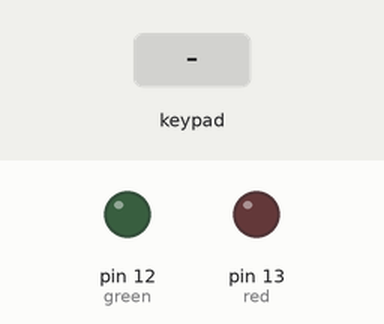
Simulated run of this sketch. Board: Arduino Uno, built with avr-gcc and run on an emulated ATmega328P. Parts: output pins drawn as LEDs (lit = HIGH). The test bench sets the inputs (shaded band).

Above: at 1.2 s.
1.3 s: keypad keys 1 2 3 4 * pressed 0.4 s apart
At 3.2 s:
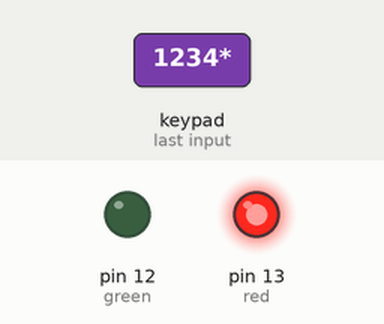
6.3 s: keypad keys 1 2 3 4 * pressed 0.4 s apart
At 9.3 s:
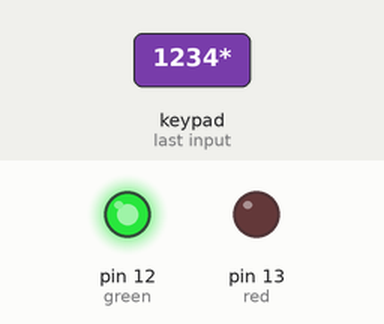
Timing chart, 0 to 11.4 s (numbered marks = the images above; inputs shaded):
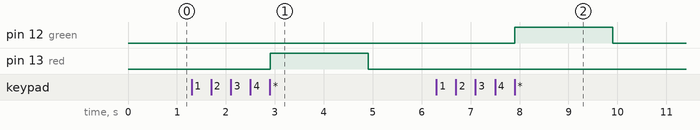

The sketch:

sketch_mar28a.ino
```cpp
/*
  Mini système d'alarme - Matrix Keypad + LEDs
  Arduino IDE 1.0.1
*/

#include "Password.h" // http://www.arduino.cc/playground/uploads/Code/Password.zip
#include "Keypad.h"   // http://www.arduino.cc/playground/uploads/Code/keypad.zip

#define green 12                   // LED rouge attachée à pin 12 de l'Arduino
#define red 13                     // LED verte attachée à pin 13 de l'Arduino

Password pwd = Password("1234");   // définition du mot de passe

boolean alarm = false;             // variable stockant l'état de l'alarme
                                   // false = alarme OFF | true = alarme ON
boolean intruder = false;          // variable stockant l'état de l'intrusion
                                   // false = pas d'intrus détecté | true = intrus détecté

unsigned long previousMillis = 0;  // dernière fois que la LED rouge a clignoté
int interval = 250;                // intervalle auquel faire clignoter la LED

#define ROWS 4                                                       //
#define COLS 3                                                       //
char keys[ROWS][COLS] =                                              //
{                                                                    //
  {'1','2','3'},                                                     //
  {'4','5','6'},                                                     // configuration
  {'7','8','9'},                                                     // du clavier
  {'*','0','#'}                                                      // Orange 8 / Jaune 7 / Vert 6 / Bleu 5 / Rouge 4 / Noir 3 / Blanc 2
};                                                                   //
byte rowPins[ROWS] = {8, 7, 6, 5};                                   //
byte colPins[COLS] = {4, 3, 2};                                      //
                                                                     //
Keypad kpd = Keypad(makeKeymap(keys), rowPins, colPins, ROWS, COLS); //

void setup()
{
  pinMode(red, OUTPUT);
  pinMode(green, OUTPUT);

  kpd.addEventListener(kpdEvent);
}

void loop()
{
  char Key = kpd.getKey();
  // en cas d'intrus détecté :
  if(intruder == true && alarm == true)
  {
    unsigned long currentMillis = millis();
    // ... on regarde s'il est temps de faire clignoter la LED, c'est-à-dire
    // s'il s'est passé suffisamment de temps depuis la dernière fois qu'on a vérifié
    if(currentMillis - previousMillis > interval)
    {
      previousMillis = currentMillis;
      digitalWrite(red, !digitalRead(red));
    }
  }
  else
  {
    digitalWrite(red, LOW);
  }
}

void kpdEvent (KeypadEvent Key)
{
  switch (kpd.getState())
  {
    case PRESSED :
      switch (Key)
      {
        // appui sur '*' -> vérification de la saisie en cours
        case '*' : checkPassword(); break;
        // appui sur '#' -> réinitialisation de la saisie en cours
        case '#' : pwd.reset(); break;
        // sinon on ajoute le chiffre à la combinaison
        default  : pwd.append(Key); break;
      }
    default : break;
  }
}

void checkPassword(void)
{
  // on remet à zéro l'état du mot de passe
  intruder = false;
  // si le mot de passe est juste...
  if (pwd.evaluate())
  {
    // ...on met à jour l'état de l'alarme : ON>OFF / OFF>ON
    alarm = !alarm;

    switch (alarm)
    {
      case true :
      // la LED rouge signale la mise en service de l'alarme
        digitalWrite(red, HIGH);
        delay(2000);
        digitalWrite(red, LOW);
        pwd.reset();  // on remet à zéro la saisie
        break;
      case false :
      // la LED verte signale l'extinction de l'alarme
        digitalWrite(green, HIGH);
        delay(2000);
        digitalWrite(green, LOW);
        pwd.reset();  // on remet à zéro la saisie
        break;
      default :
        break;
    }
  }
  // si le mot de passe est faux...
  else
 {
   // ...on signale l'intrusion à la loop() qui déclenche l'alarme
   // jusqu'à ce que le bon mot de passe soit rentré
   intruder = true;
 }
 // on remet à zéro systématiquement après avoir vérifié pour ne pas avoir d'erreur
 pwd.reset();
}
```

Measured:
- after the input at 1.3 s, pin 13 (red): LOW → HIGH after 1.6 s, → LOW 2.0 s later
- after the input at 6.3 s, pin 12 (green): LOW → HIGH after 1.6 s, → LOW 2.0 s later
